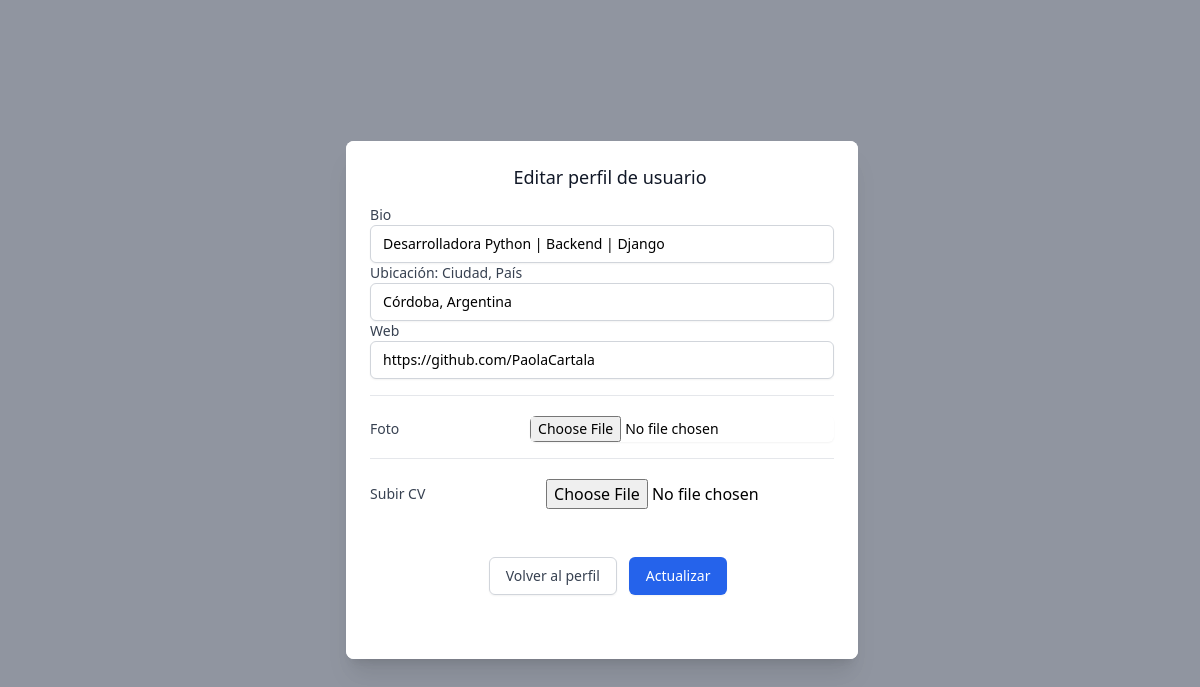
The page /edit-profile/1 on the database its author committed.
### home/models.py (models this page shows, shortened)
class UserProfile(models.Model):
    user = models.OneToOneField(User, primary_key=True, on_delete=models.CASCADE, related_name='profile')
    is_professional = models.BooleanField(default=True)
    avatar = models.ImageField(default='users/user-default-profile.png', upload_to='user_directory_path_profile')
    bio = models.TextField(max_length=300, null=True, blank=True)
    date_created = models.DateField(auto_now_add=True)
    url = models.CharField(max_length=100, null=True, blank=True)
    location = models.CharField(max_length=50, null=True, blank=True)
    cv = models.FileField(blank=True, upload_to='user_directory_path_profile_cv')
    job_offer_id = models.ManyToManyField(Offer, blank=True)

### home/views.py (the view, shortened to what this page needs)
# urls.py: path('edit-profile/<pk>', views.EditUserProfile.as_view(), name='edit-profile'),
class EditUserProfile(UpdateView):
    model = UserProfile
    form_class = EditUserProfileForm
    template_name = "home/edit-profile.html"
    success_message = "Usuario actualizado correctamente"

### home/templates/home/edit-profile.html (shortened to what this page needs)
{% extends "./base-profile.html" %}
{% load static %}
{% load static tailwind_tags %}
{% load tailwind_filters %}
{% block extra_head %}
    {% tailwind_css %}
{% endblock %}
{% block body %}
<div class="fixed z-10 inset-0 overflow-y-auto" aria-labelledby="modal-title" role="dialog" aria-modal="true">
    <div class="flex items-end justify-center min-h-screen pt-4 px-4 pb-20 text-center sm:block sm:p-0">
        <div class="relative inline-block align-bottom bg-white rounded-lg text-left overflow-hidden shadow-xl transform transition-all sm:my-8 sm:align-middle sm:max-w-lg sm:w-full">
            <div class="bg-white px-4 pt-5 pb-4 sm:p-6 sm:pb-4">
                <div class="mt-3 text-center sm:mt-0 sm:ml-4 sm:text-center">
                    <h3 class="text-lg leading-6 font-medium text-gray-900" id="modal-title">Editar perfil de usuario</h3>
                </div>
                <form class="form-horizontal dark:text-dark-txt" method="post"  enctype="multipart/form-data">
                        <div class="mt-4">
                            <label for="bio" class="block text-sm font-medium dark:text-dark-txt text-gray-700">
                            Bio
                            </label>
                            {{form.bio}}
                            <label for="city" class="block text-sm font-medium dark:text-dark-txt text-gray-700">
                            Ubicación: Ciudad, País
                            </label>
                            {{form.location}}
                            <label for="url" class="block text-sm font-medium dark:text-dark-txt text-gray-700">
                            Web
                            </label>
                            {{form.url}}
                        </div>
                        <div class="mt-4 sm:grid sm:grid-cols-3 sm:gap-4 sm:items-center sm:border-t dark:border-dark-third  border-gray-200 sm:pt-5">
                            <label for="photo" class="block text-sm font-medium dark:text-dark-txt text-gray-700">
                                Foto
                            </label>
                            <div class="mt-1 sm:mt-0 sm:col-span-2">
                                <div class="flex items-center">
                                    {{form.avatar}}
                                </div>
                            </div>
                        </div>
                        <div class="mt-4 sm:grid sm:grid-cols-3 sm:gap-4 sm:items-center sm:border-t dark:border-dark-third  border-gray-200 sm:pt-5">
                            <label for="photo" class="block text-sm font-medium dark:text-dark-txt text-gray-700">
                                Subir CV
                            </label>
                            <div class="mt-1 sm:mt-0 sm:col-span-2">
                                <div class="flex items-center">
                                    {{form.cv}}
                                </div>
                            </div>
                        </div>
                        <div class="min-h-full flex items-center justify-center py-12 px-4 sm:px-6 lg:px-8">
                            <a href="{% url 'home:user-profile' user.id %}" class="mt-3 w-full inline-flex justify-center rounded-md border border-gray-300 shadow-sm px-4 py-2 bg-white text-base font-medium text-gray-700 hover:bg-gray-50 focus:outline-none focus:ring-2 focus:ring-offset-2 focus:ring-indigo-500 sm:mt-0 sm:ml-3 sm:w-auto sm:text-sm">Volver al perfil</a>
                            <button type="submit" class="w-full inline-flex justify-center rounded-md border border-transparent shadow-sm px-4 py-2 bg-blue-600 text-base font-medium text-white hover:bg-blue-700 focus:outline-none focus:ring-2 focus:ring-offset-2 focus:ring-blue-500 sm:ml-3 sm:w-auto sm:text-sm">Actualizar</button>
                        </div>
                    </form>
                </div>
            </div>
        </div>
    </div>
{% endblock %}

### rows shown on the page
UserProfile: bio "Desarrolladora Python | Backend | Django", location "Córdoba, Argentina", url "https://github.com/PaolaCartala"
